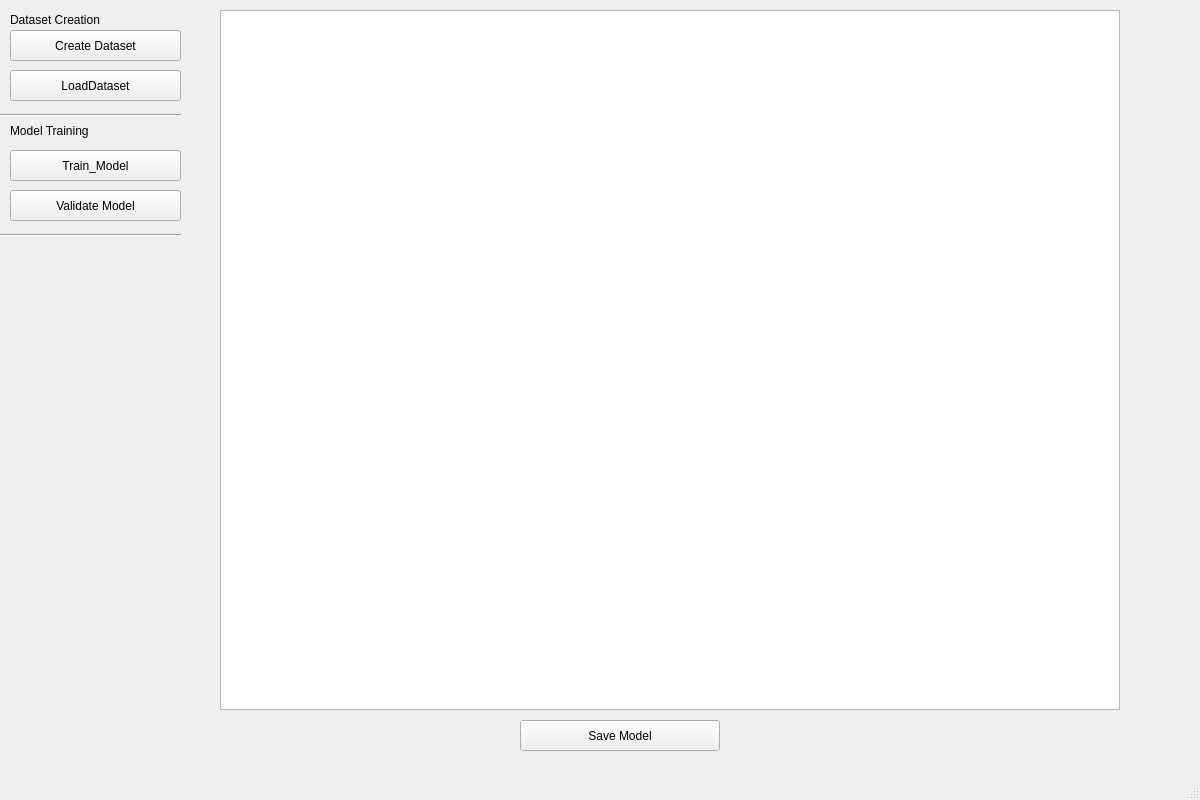
<?xml version="1.0" encoding="UTF-8"?>
<ui version="4.0">
 <class>MainWindow</class>
 <widget class="QMainWindow" name="MainWindow">
  <property name="geometry">
   <rect>
    <x>0</x>
    <y>0</y>
    <width>1200</width>
    <height>800</height>
   </rect>
  </property>
  <property name="windowTitle">
   <string>MainWindow</string>
  </property>
  <widget class="QWidget" name="centralwidget">
   <widget class="QPushButton" name="train_model_button">
    <property name="geometry">
     <rect>
      <x>10</x>
      <y>150</y>
      <width>171</width>
      <height>31</height>
     </rect>
    </property>
    <property name="text">
     <string>Train_Model</string>
    </property>
   </widget>
   <widget class="QPushButton" name="validate_model_button">
    <property name="geometry">
     <rect>
      <x>10</x>
      <y>190</y>
      <width>171</width>
      <height>31</height>
     </rect>
    </property>
    <property name="text">
     <string>Validate Model</string>
    </property>
   </widget>
   <widget class="Line" name="line">
    <property name="geometry">
     <rect>
      <x>0</x>
      <y>210</y>
      <width>181</width>
      <height>51</height>
     </rect>
    </property>
    <property name="orientation">
     <enum>Qt::Horizontal</enum>
    </property>
   </widget>
   <widget class="QListWidget" name="listWidget">
    <property name="geometry">
     <rect>
      <x>220</x>
      <y>10</y>
      <width>900</width>
      <height>700</height>
     </rect>
    </property>
   </widget>
   <widget class="QPushButton" name="save_model_button">
    <property name="geometry">
     <rect>
      <x>520</x>
      <y>720</y>
      <width>200</width>
      <height>31</height>
     </rect>
    </property>
    <property name="text">
     <string>Save Model</string>
    </property>
   </widget>
   <widget class="QLabel" name="label">
    <property name="geometry">
     <rect>
      <x>10</x>
      <y>120</y>
      <width>111</width>
      <height>21</height>
     </rect>
    </property>
    <property name="text">
     <string>Model Training</string>
    </property>
   </widget>
   <widget class="QLabel" name="label_3">
    <property name="geometry">
     <rect>
      <x>10</x>
      <y>10</y>
      <width>131</width>
      <height>20</height>
     </rect>
    </property>
    <property name="text">
     <string>Dataset Creation</string>
    </property>
   </widget>
   <widget class="QPushButton" name="create_dataset_button">
    <property name="geometry">
     <rect>
      <x>10</x>
      <y>30</y>
      <width>171</width>
      <height>31</height>
     </rect>
    </property>
    <property name="text">
     <string>Create Dataset</string>
    </property>
   </widget>
   <widget class="QPushButton" name="load_dataset_button">
    <property name="geometry">
     <rect>
      <x>10</x>
      <y>70</y>
      <width>171</width>
      <height>31</height>
     </rect>
    </property>
    <property name="text">
     <string>LoadDataset</string>
    </property>
   </widget>
   <widget class="Line" name="line_2">
    <property name="geometry">
     <rect>
      <x>0</x>
      <y>90</y>
      <width>181</width>
      <height>51</height>
     </rect>
    </property>
    <property name="orientation">
     <enum>Qt::Horizontal</enum>
    </property>
   </widget>
  </widget>
  <widget class="QStatusBar" name="statusbar"/>
 </widget>
 <resources/>
</ui>
